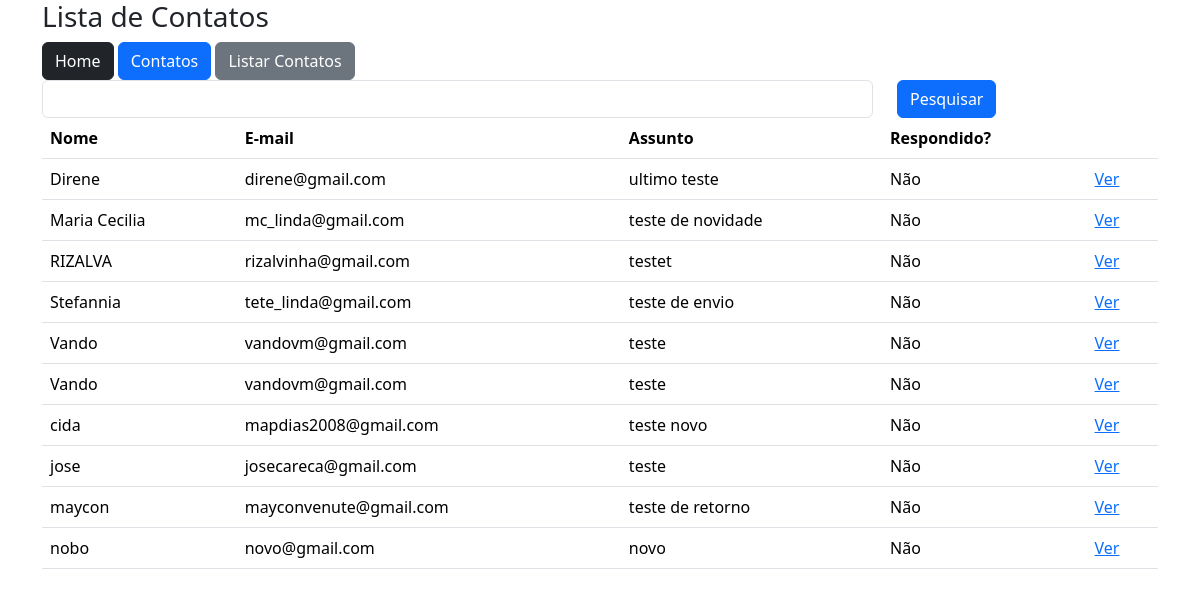
Page /contatos/lista on the committed database.
### estudo/models.py (models this page shows)
class Contatos(db.Model):
    id = db.Column(db.Integer, primary_key=True)
    data_envio = db.Column(db.DateTime, default=datetime.now())
    nome = db.Column(db.String, nullable=True)
    email = db.Column(db.String, nullable=True)
    assunto = db.Column(db.String, nullable=True)
    mensagem = db.Column(db.String, nullable=True)
    respondido = db.Column(db.Integer, default=0)

### estudo/views.py (the view)
@app.route("/contatos/lista")
def contatosLista():
    if request.method=='GET':
        pesquisa = request.args.get('pesquisa', '')
    dados = Contatos.query.order_by('nome')
    if pesquisa!='':
        dados = dados.filter_by(nome=pesquisa)
    context = {'dados':dados.all()}
    return render_template('contatos_lista.html', context=context)

### estudo/templates/contatos_lista.html
{% extends 'base.html' %}
{% block content %}
    <div class="container">
    <h3>Lista de Contatos</h3>
    {% include 'nav.html' %}
    <form method="get" class="row">
        <div class="col-9">
            <input type="text" name="pesquisa" class="form-control">
        </div>
        <div class="col-3">
            <button type="submit" class="btn btn-primary">Pesquisar</button>
        </div>
    </form>
    <div class="col-12">
        <table class="table">
            <thead>
                <tr>
                    <th>Nome</th>
                    <th>E-mail</th>
                    <th>Assunto</th>
                    <th>Respondido?</th>
                    <th></th>
                </tr>
            </thead>
            <tbody>
                {% for linha in context['dados'] %}
                <tr>
                    <td>{{linha.nome}}</td>
                    <td>{{linha.email}}</td>
                    <td>{{linha.assunto}}</td>
                    <td>
                        {% if linha.respondido==0 %}
                        Não
                        {% else %}
                        Sim
                        {% endif %}
                    </td>
                    <td><a href="{{ url_for('contatosDetail', id=linha.id)}}">Ver</a></td>
                </tr>
                {% endfor %}
            </tbody>
        </table>
    </div>
    </div>
{% endblock %}

### estudo/templates/base.html (shortened to what this page needs)
<!DOCTYPE html>
<html lang="pt-br">
<head>
    <link href="https://cdn.jsdelivr.net/npm/bootstrap@5.3.3/dist/css/bootstrap.min.css" rel="stylesheet">
</head>
<body>
    {% block content %}
    {% endblock %}
</body>
</html>

### estudo/templates/nav.html
<a href="/"><button class="btn btn-dark">Home</button></a>
<a href="{{url_for('contatos')}}"><button class="btn btn-primary">Contatos</button></a>
<a href="{{url_for('contatosLista')}}"><button class="btn btn-secondary">Listar Contatos</button></a>

### rows in the picture
Contatos: nome "Direne", email "direne@gmail.com", assunto "ultimo teste", respondido "Não"
Contatos: nome "Maria Cecilia", email "mc_linda@gmail.com", assunto "teste de novidade", respondido "Não"
Contatos: nome "RIZALVA", email "rizalvinha@gmail.com", assunto "testet", respondido "Não"
Contatos: nome "Stefannia", email "tete_linda@gmail.com", assunto "teste de envio", respondido "Não"
Contatos: nome "Vando", email "vandovm@gmail.com", assunto "teste", respondido "Não"
Contatos: nome "Vando", email "vandovm@gmail.com", assunto "teste", respondido "Não"
Contatos: nome "cida", email "mapdias2008@gmail.com", assunto "teste novo", respondido "Não"
Contatos: nome "jose", email "josecareca@gmail.com", assunto "teste", respondido "Não"
Contatos: nome "maycon", email "mayconvenute@gmail.com", assunto "teste de retorno", respondido "Não"
Contatos: nome "nobo", email "novo@gmail.com", assunto "novo", respondido "Não"
